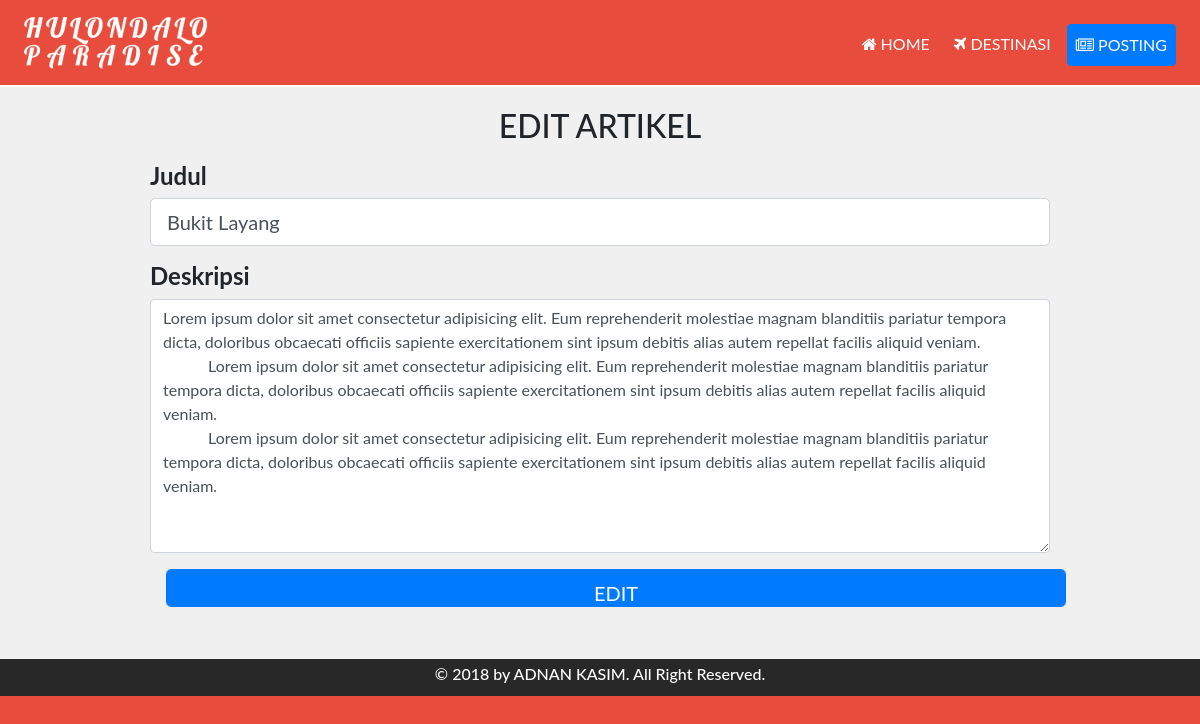
Page /edit-destinasi.php?d=7 on the committed database.
### tables this page shows
CREATE TABLE `wisata` (
  `id_wisata` tinyint(4) NOT NULL,
  `judul` varchar(255) NOT NULL,
  `deskripsi` text NOT NULL,
  `waktu` datetime NOT NULL DEFAULT CURRENT_TIMESTAMP,
  `gambar` varchar(255) NOT NULL,
  `tampil` int(10) UNSIGNED NOT NULL,
  `validasi` enum('ya','tidak') NOT NULL DEFAULT 'tidak',
  `id_user` mediumint(9) NOT NULL
);

### edit-destinasi.php (the view, shortened to what this page needs)
<?php require('header.php') ?>
<?php
    if(isset($_GET["d"])){
        $id = $_GET["d"];
        $result = $conn->query("select * from wisata where id_wisata = $id");
        $data = $result->fetch_object();
        $judul = $data->judul;
        $deskripsi = $data->deskripsi;
    }else{
        header("Location: index.php");
    }
?>
 <div class="article-home">
    <div class="flex-md-column flex-sm-column flex-column d-flex align-items-center">
      <h2 class="mt-0 mb-3 ml-0 mr-0 text-center" >Edit Artikel</h2>
      <form style="width: 75vw;" method="post" action="dashboard-user.php">
  <div class="form-group">
    <p class="h4"><strong>Judul</strong></p>
    <input type="text" class="form-control form-control-lg" name="judul" value="<?= $judul ?>" required>
  </div>
  <div class="form-group">
    <p class="h4"><strong>Deskripsi</strong></p>
    <textarea class="form-control" cols="30" rows="10" name="deskripsi" required><?= $deskripsi ?></textarea>
  </div>
  <div class="form-group">
      <button type="submit" class="form-control btn btn-primary btn-lg mr-3 mb-3 ml-3" name="edit_wisata" value="Edit">EDIT</button>
  </div>
</form>
   </div>
 </div>
 <?php require('footer.php') ?>

### assets/css/style.css (style rules this page uses)
* { font-family: 'Lato',sans-serif; }
body { background-color: #e74c3c; }
.about-home h2, .article-home h2 { text-transform: uppercase; font-size: 2em; margin: 25px; }
.article-home { padding: 20px; background-color: #f0f0f0; }

### rows in the picture
wisata: judul "Bukit Layang", deskripsi "Lorem ipsum dolor sit amet consectetur adipisicing elit. Eum reprehenderit molestiae magnam blanditiis pariatur tempora dicta, doloribus obcaecati officiis sapiente exercitationem sint ipsum debitis alias autem repellat facilis aliquid veniam. Lorem ipsum dolor sit amet consectetur adipisicing elit. Eum reprehenderit molestiae magnam blanditiis pariatur tempora dicta, doloribus obcaecati officiis sapiente exercitationem sint ipsum debitis alias autem repellat facilis aliquid veniam. Lorem ipsum dolor sit amet consectetur adipisicing elit. Eum reprehenderit molestiae magnam blanditiis pariatur tempora dicta, doloribus obcaecati officiis sapiente exercitationem sint ipsum debitis alias autem…"
